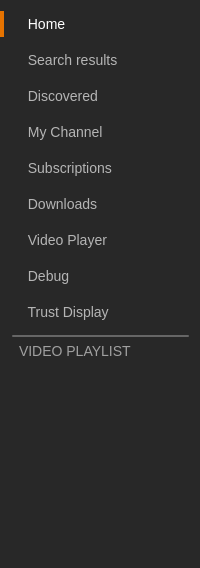
       <widget class="QWidget" name="left_menu" native="true">
        <property name="sizePolicy">
         <sizepolicy hsizetype="Fixed" vsizetype="Preferred">
          <horstretch>0</horstretch>
          <verstretch>0</verstretch>
         </sizepolicy>
        </property>
        <property name="minimumSize">
         <size>
          <width>200</width>
          <height>0</height>
         </size>
        </property>
        <property name="maximumSize">
         <size>
          <width>200</width>
          <height>16777215</height>
         </size>
        </property>
        <property name="autoFillBackground">
         <bool>false</bool>
        </property>
        <property name="styleSheet">
         <string notr="true">QWidget {
background-color: #282828;
}

QPushButton {
color: #B5B5B5;
border: none;
background: none;
text-align: left;
font-size: 14px;
padding-left: 20px;
border-left: 4px solid transparent;
}

QPushButton::hover {
color: white;
}

QPushButton::checked {
border-left: 4px solid #e67300;
color: white;
}</string>
        </property>
        <property name="locale">
         <locale language="Dutch" country="Netherlands"/>
        </property>
        <layout class="QVBoxLayout" name="verticalLayout_2">
         <property name="spacing">
          <number>10</number>
         </property>
         <property name="leftMargin">
          <number>0</number>
         </property>
         <item>
          <widget class="QPushButton" name="left_menu_button_home">
           <property name="minimumSize">
            <size>
             <width>0</width>
             <height>26</height>
            </size>
           </property>
           <property name="maximumSize">
            <size>
             <width>16777215</width>
             <height>30</height>
            </size>
           </property>
           <property name="cursor">
            <cursorShape>PointingHandCursor</cursorShape>
           </property>
           <property name="focusPolicy">
            <enum>Qt::NoFocus</enum>
           </property>
           <property name="styleSheet">
            <string notr="true"/>
           </property>
           <property name="text">
            <string> Home</string>
           </property>
           <property name="icon">
            <iconset>
             <normaloff>../images/home.png</normaloff>
             <disabledon>../images/home.png</disabledon>../images/home.png</iconset>
           </property>
           <property name="iconSize">
            <size>
             <width>16</width>
             <height>16</height>
            </size>
           </property>
           <property name="checkable">
            <bool>true</bool>
           </property>
           <property name="checked">
            <bool>true</bool>
           </property>
           <property name="autoDefault">
            <bool>false</bool>
           </property>
           <property name="flat">
            <bool>true</bool>
           </property>
          </widget>
         </item>
         <item>
          <widget class="QPushButton" name="left_menu_button_search">
           <property name="enabled">
            <bool>false</bool>
           </property>
           <property name="minimumSize">
            <size>
             <width>0</width>
             <height>26</height>
            </size>
           </property>
           <property name="maximumSize">
            <size>
             <width>16777215</width>
             <height>30</height>
            </size>
           </property>
           <property name="cursor">
            <cursorShape>PointingHandCursor</cursorShape>
           </property>
           <property name="focusPolicy">
            <enum>Qt::NoFocus</enum>
           </property>
           <property name="styleSheet">
            <string notr="true"/>
           </property>
           <property name="text">
            <string> Search results</string>
           </property>
           <property name="icon">
            <iconset>
             <normaloff>../images/search.png</normaloff>
             <disabledoff>../images/search.png</disabledoff>
             <disabledon>../images/search.png</disabledon>../images/search.png</iconset>
           </property>
           <property name="iconSize">
            <size>
             <width>16</width>
             <height>16</height>
            </size>
           </property>
           <property name="checkable">
            <bool>true</bool>
           </property>
           <property name="checked">
            <bool>false</bool>
           </property>
           <property name="autoDefault">
            <bool>false</bool>
           </property>
           <property name="flat">
            <bool>true</bool>
           </property>
          </widget>
         </item>
         <item>
          <widget class="QPushButton" name="left_menu_button_discovered">
           <property name="sizePolicy">
            <sizepolicy hsizetype="Minimum" vsizetype="Fixed">
             <horstretch>0</horstretch>
             <verstretch>0</verstretch>
            </sizepolicy>
           </property>
           <property name="minimumSize">
            <size>
             <width>0</width>
             <height>26</height>
            </size>
           </property>
           <property name="maximumSize">
            <size>
             <width>16777215</width>
             <height>30</height>
            </size>
           </property>
           <property name="cursor">
            <cursorShape>PointingHandCursor</cursorShape>
           </property>
           <property name="focusPolicy">
            <enum>Qt::NoFocus</enum>
           </property>
           <property name="styleSheet">
            <string notr="true"/>
           </property>
           <property name="text">
            <string> Discovered</string>
           </property>
           <property name="icon">
            <iconset>
             <normaloff>../images/discovered.png</normaloff>
             <disabledoff>../images/discovered.png</disabledoff>
             <disabledon>../images/discovered.png</disabledon>../images/discovered.png</iconset>
           </property>
           <property name="iconSize">
            <size>
             <width>16</width>
             <height>16</height>
            </size>
           </property>
           <property name="checkable">
            <bool>true</bool>
           </property>
           <property name="flat">
            <bool>true</bool>
           </property>
          </widget>
         </item>
         <item>
          <widget class="QPushButton" name="left_menu_button_my_channel">
           <property name="minimumSize">
            <size>
             <width>0</width>
             <height>26</height>
            </size>
           </property>
           <property name="maximumSize">
            <size>
             <width>16777215</width>
             <height>30</height>
            </size>
           </property>
           <property name="cursor">
            <cursorShape>PointingHandCursor</cursorShape>
           </property>
           <property name="focusPolicy">
            <enum>Qt::NoFocus</enum>
           </property>
           <property name="styleSheet">
            <string notr="true"/>
           </property>
           <property name="text">
            <string> My Channel</string>
           </property>
           <property name="icon">
            <iconset>
             <normaloff>../images/share.png</normaloff>
             <disabledon>../images/share.png</disabledon>../images/share.png</iconset>
           </property>
           <property name="iconSize">
            <size>
             <width>16</width>
             <height>16</height>
            </size>
           </property>
           <property name="checkable">
            <bool>true</bool>
           </property>
           <property name="flat">
            <bool>true</bool>
           </property>
          </widget>
         </item>
         <item>
          <widget class="QPushButton" name="left_menu_button_subscriptions">
           <property name="minimumSize">
            <size>
             <width>0</width>
             <height>26</height>
            </size>
           </property>
           <property name="maximumSize">
            <size>
             <width>16777215</width>
             <height>30</height>
            </size>
           </property>
           <property name="cursor">
            <cursorShape>PointingHandCursor</cursorShape>
           </property>
           <property name="focusPolicy">
            <enum>Qt::NoFocus</enum>
           </property>
           <property name="styleSheet">
            <string notr="true"/>
           </property>
           <property name="text">
            <string> Subscriptions</string>
           </property>
           <property name="icon">
            <iconset>
             <normaloff>../images/subscribed.png</normaloff>
             <disabledon>../images/subscribed.png</disabledon>../images/subscribed.png</iconset>
           </property>
           <property name="iconSize">
            <size>
             <width>16</width>
             <height>16</height>
            </size>
           </property>
           <property name="checkable">
            <bool>true</bool>
           </property>
           <property name="flat">
            <bool>true</bool>
           </property>
          </widget>
         </item>
         <item>
          <widget class="QPushButton" name="left_menu_button_downloads">
           <property name="minimumSize">
            <size>
             <width>0</width>
             <height>26</height>
            </size>
           </property>
           <property name="maximumSize">
            <size>
             <width>16777215</width>
             <height>30</height>
            </size>
           </property>
           <property name="cursor">
            <cursorShape>PointingHandCursor</cursorShape>
           </property>
           <property name="focusPolicy">
            <enum>Qt::NoFocus</enum>
           </property>
           <property name="styleSheet">
            <string notr="true"/>
           </property>
           <property name="text">
            <string> Downloads</string>
           </property>
           <property name="icon">
            <iconset>
             <normaloff>../images/downloads.png</normaloff>
             <disabledon>../images/downloads.png</disabledon>../images/downloads.png</iconset>
           </property>
           <property name="iconSize">
            <size>
             <width>16</width>
             <height>16</height>
            </size>
           </property>
           <property name="checkable">
            <bool>true</bool>
           </property>
           <property name="flat">
            <bool>true</bool>
           </property>
          </widget>
         </item>
         <item>
          <widget class="QPushButton" name="left_menu_button_video_player">
           <property name="minimumSize">
            <size>
             <width>0</width>
             <height>26</height>
            </size>
           </property>
           <property name="maximumSize">
            <size>
             <width>16777215</width>
             <height>30</height>
            </size>
           </property>
           <property name="cursor">
            <cursorShape>PointingHandCursor</cursorShape>
           </property>
           <property name="focusPolicy">
            <enum>Qt::NoFocus</enum>
           </property>
           <property name="styleSheet">
            <string notr="true"/>
           </property>
           <property name="text">
            <string> Video Player</string>
           </property>
           <property name="icon">
            <iconset>
             <normaloff>../images/video.png</normaloff>
             <disabledon>../images/video.png</disabledon>../images/video.png</iconset>
           </property>
           <property name="iconSize">
            <size>
             <width>16</width>
             <height>16</height>
            </size>
           </property>
           <property name="checkable">
            <bool>true</bool>
           </property>
           <property name="flat">
            <bool>true</bool>
           </property>
          </widget>
         </item>
         <item>
          <widget class="QPushButton" name="left_menu_button_debug">
           <property name="minimumSize">
            <size>
             <width>0</width>
             <height>26</height>
            </size>
           </property>
           <property name="maximumSize">
            <size>
             <width>16777215</width>
             <height>30</height>
            </size>
           </property>
           <property name="cursor">
            <cursorShape>PointingHandCursor</cursorShape>
           </property>
           <property name="focusPolicy">
            <enum>Qt::NoFocus</enum>
           </property>
           <property name="styleSheet">
            <string notr="true"/>
           </property>
           <property name="text">
            <string> Debug</string>
           </property>
           <property name="icon">
            <iconset>
             <normaloff>../images/debug.png</normaloff>
             <disabledon>../images/debug.png</disabledon>../images/debug.png</iconset>
           </property>
           <property name="iconSize">
            <size>
             <width>16</width>
             <height>16</height>
            </size>
           </property>
           <property name="checkable">
            <bool>false</bool>
           </property>
           <property name="flat">
            <bool>true</bool>
           </property>
          </widget>
         </item>
         <item>
          <widget class="QPushButton" name="left_menu_button_trust_display">
           <property name="minimumSize">
            <size>
             <width>0</width>
             <height>26</height>
            </size>
           </property>
           <property name="maximumSize">
            <size>
             <width>16777215</width>
             <height>30</height>
            </size>
           </property>
           <property name="cursor">
            <cursorShape>PointingHandCursor</cursorShape>
           </property>
           <property name="focusPolicy">
            <enum>Qt::NoFocus</enum>
           </property>
           <property name="text">
            <string> Trust Display</string>
           </property>
           <property name="icon">
            <iconset>
             <normaloff>../images/display.png</normaloff>../images/display.png</iconset>
           </property>
           <property name="checkable">
            <bool>true</bool>
           </property>
           <property name="flat">
            <bool>true</bool>
           </property>
          </widget>
         </item>
         <item>
          <widget class="QWidget" name="left_menu_playlist_container" native="true">
           <property name="sizePolicy">
            <sizepolicy hsizetype="Preferred" vsizetype="Expanding">
             <horstretch>0</horstretch>
             <verstretch>0</verstretch>
            </sizepolicy>
           </property>
           <property name="styleSheet">
            <string notr="true">border: none;</string>
           </property>
           <layout class="QVBoxLayout" name="verticalLayout_5">
            <property name="leftMargin">
             <number>0</number>
            </property>
            <property name="topMargin">
             <number>0</number>
            </property>
            <property name="rightMargin">
             <number>0</number>
            </property>
            <property name="bottomMargin">
             <number>0</number>
            </property>
            <item>
             <widget class="QWidget" name="left_menu_seperator" native="true">
              <property name="sizePolicy">
               <sizepolicy hsizetype="Preferred" vsizetype="Fixed">
                <horstretch>0</horstretch>
                <verstretch>0</verstretch>
               </sizepolicy>
              </property>
              <property name="minimumSize">
               <size>
                <width>0</width>
                <height>2</height>
               </size>
              </property>
              <property name="maximumSize">
               <size>
                <width>16777215</width>
                <height>2</height>
               </size>
              </property>
              <property name="styleSheet">
               <string notr="true">background-color: #666;
border-radius: 1px;
margin-left: 12px;</string>
              </property>
             </widget>
            </item>
            <item>
             <widget class="QLabel" name="left_menu_playlist_label">
              <property name="styleSheet">
               <string notr="true">border: none;
color: #A0A0A0;
font-size: 14px;
padding-left: 16px;</string>
              </property>
              <property name="text">
               <string>VIDEO PLAYLIST</string>
              </property>
             </widget>
            </item>
            <item>
             <widget class="LeftMenuPlaylist" name="left_menu_playlist">
              <property name="sizePolicy">
               <sizepolicy hsizetype="Expanding" vsizetype="Expanding">
                <horstretch>0</horstretch>
                <verstretch>0</verstretch>
               </sizepolicy>
              </property>
              <property name="cursor" stdset="0">
               <cursorShape>ArrowCursor</cursorShape>
              </property>
              <property name="styleSheet">
               <string notr="true">QListWidget {
color: white;
border: none;
}
QListWidget:item:selected:active {
background-color: #e67300;
}</string>
              </property>
             </widget>
            </item>
           </layout>
          </widget>
         </item>
        </layout>
       </widget>
